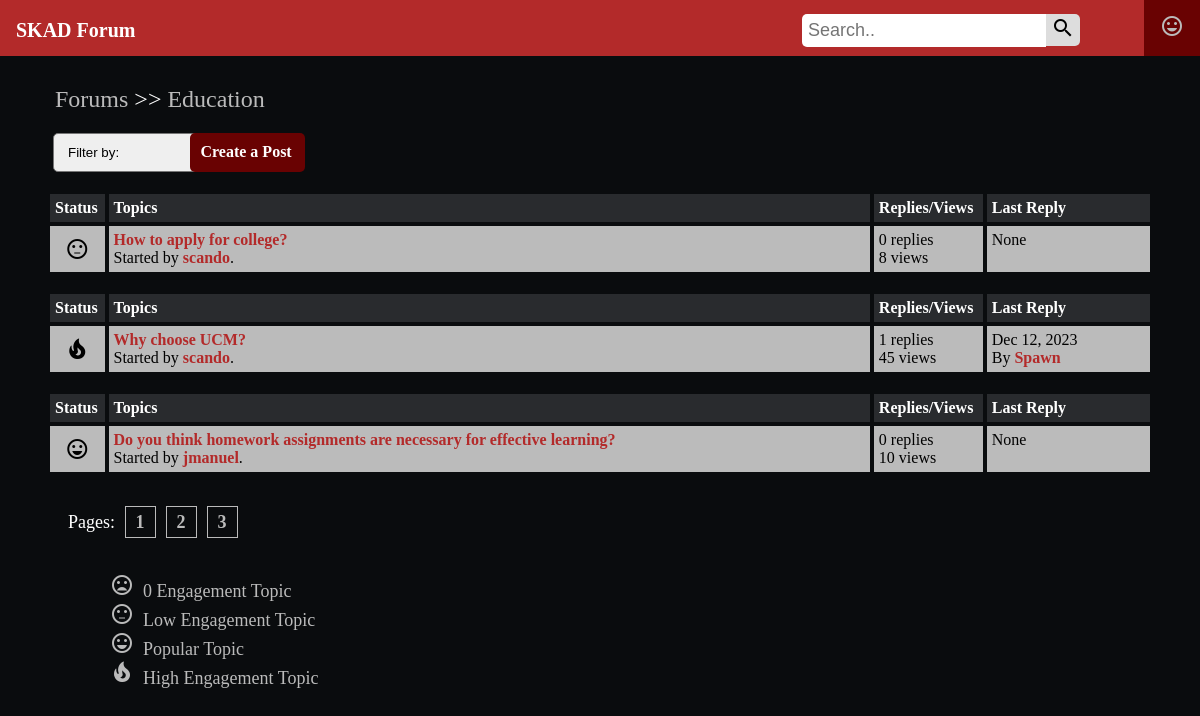
The app's page /posts/Education (signed in) with its own data.
### app.py (models this page shows, shortened)
class Post(db.Model):
    id = db.Column(db.Integer, primary_key=True)
    topic = db.Column(db.String(50), nullable=False)
    title = db.Column(db.String(250), nullable=False)
    content = db.Column(db.Text, nullable=False)
    timestamp = db.Column(db.DateTime, default=datetime.utcnow)
    view_count = db.Column(db.Integer, default=0)
    user_id = db.Column(db.Integer, db.ForeignKey('user.id'), nullable=False)
    comments = db.relationship('Comment', backref='post', lazy='dynamic')
    @property
    def reply_count(self):
        return self.comments.count()

class User(db.Model, UserMixin):
    id = db.Column(db.Integer, primary_key=True)
    username = db.Column(db.String(100), nullable=False, unique=True)
    firstname = db.Column(db.String(100), nullable=False)
    lastname = db.Column(db.String(100), nullable=False)
    password = db.Column(db.String(100), nullable=False)
    admins = db.Column(db.Boolean, default=False) #boolean for permissions, "true" or "1" if admin, "false" or "0" if not, will remove from choice just has to exist in db
    posts = db.relationship('Post', backref='author', lazy=True)

class Comment(db.Model):
    id = db.Column(db.Integer, primary_key=True)
    content = db.Column(db.Text, nullable=False)
    timestamp = db.Column(db.DateTime, default=datetime.utcnow)
    post_id = db.Column(db.Integer, db.ForeignKey('post.id'), nullable=False)
    user_id = db.Column(db.Integer, db.ForeignKey('user.id'), nullable=False)
    user = db.relationship('User', backref='comments')

### app.py (the view)
@app.route('/posts/<topic_name>')
@login_required
def topic_details(topic_name):
    posts = Post.query.filter_by(topic=topic_name).all()
    return render_template("posts.html", posts=posts, topic_name=topic_name, Comment=Comment)

### app.py (called while the page is built)
@login_manager.user_loader
def load_user(user_id):
    return User.query.get(int(user_id))

@app.before_request
def check_for_admin(*args, **kw):
    if request.path.startswith('/admin'):
        if not current_user.admins:
            return redirect(url_for('home'))

### templates/posts.html (shortened to what this page needs)
{% extends 'base.html' %}
{% block content %}
    <div class="container">
        {% for post in posts %}
        {% if loop.first %}
        <div class="navigate">
            <span><a href="{{ url_for('home') }}">Forums</a> >> <a href="{{ url_for('topic_details', topic_name=post.topic) }}">{{post.topic}}</a></span>
        </div>
        <div class="button-row">
            <form method="get" action="{{ url_for('posts_sort', topic_name=topic_name) }}" id="filterForm">
                <select name="sorting_criterion" id="sorting_criterion" onchange="document.getElementById('filterForm').submit()">
                    <option value="everything">Filter by:</option>
                </select>
            </form>
            <div class="create-button">
                <a class="create-post" href="{{ url_for('createpost') }}">Create a Post</a>
            </div>
        </div>
        {% endif %}
        <div class="posts-table">
            <div class="table-head">
                <div class="status">Status</div>
                <div class="topics">Topics</div>
                <div class="replies">Replies/Views</div>
                <div class="last-reply">Last Reply</div>
            </div>
            <div class="table-row">
                <div class="status center">
                    {% if post.view_count == 0 %}
                        <i class="material-icons">mood_bad</i>
                    {% elif post.view_count < 10 %}
                        <i class="material-icons">sentiment_neutral</i>
                    {% elif post.view_count < 20 %}
                        <i class="material-icons">sentiment_very_satisfied</i>
                    {% else %}
                        <i class="material-icons">local_fire_department</i>
                    {% endif %}
                </div>
                <div class="topics"><a href="{{ url_for('postdetails', post_id=post.id) }}">{{ post.title }}</a>
                    <br>
                    <span>Started by <b><a href="#">{{ post.author.username }}</a></b>.</span>
                </div>
                <div class="replies">
                    {{ post.reply_count }} replies <br> {{ post.view_count }} views
                </div>
                <div class="last-reply">
                    {% if post.comments.count() > 0 %}
                        {% set last_comment = post.comments.order_by(Comment.timestamp.desc()).first() %}
                        {{ last_comment.timestamp.strftime("%b %d, %Y") }}
                        <br>
                        By <b><a href="#">{{ last_comment.user.username }}</a></b>
                    {% else %}
                        None
                    {% endif %}
                    <br>
                </div>
            </div>
            <br>
            {% endfor %}
        </div>
    <div class="pagenums">
        Pages: <a href="#">1</a><a href="#">2</a><a href="#">3</a>
    </div>
    <div class="note center">
        <span>
            <i class="material-icons">mood_bad</i>&nbsp; 0 Engagement Topic <br>
        </span>
        <span>
            <i class="material-icons">sentiment_neutral</i>&nbsp; Low Engagement Topic <br>
        </span>
        <span>
            <i class="material-icons">sentiment_very_satisfied</i>&nbsp; Popular Topic <br>
        </span>
        <span>
            <i class="material-icons">local_fire_department</i>&nbsp; High Engagement Topic <br>
        </span>
    </div>
{% endblock content %}

### static/css/style.css (style rules this page uses)
* { box-sizing: border-box; }
html { font-size: 16px; background-color: #0a0c0e; color: white; }
a { color: #b32a2a; font-weight: bolder; text-decoration: none; }
.container { margin: 20px; padding: 20px; }
.button-row { display: grid; grid-template-columns: 12% 88%; }
.button-row select { margin-bottom: 20px; margin-left: 5px; padding: 10px; border-radius: 5px; }
.create-button { margin-bottom: 20px; margin-left: 10px; padding: 10px; background-color: #690202; border-radius: 5px; width: 115px; }
.create-post { color: white; font-size: 16px; }
.center { display: flex; justify-content: center; align-items: center; }
.table-head { display:flex; }
.table-head div { padding: 5px; margin: 2px; background-color: #292B2E; font-weight: bold; }
.table-head .status { flex: 5% }
.table-head .topics { flex: 70% }
.table-head .replies { flex: 10% }
.table-head .last-reply { flex: 15% }
.table-row { display: flex; }
.table-row .status, .table-row .topics, .table-row .replies, .table-row .last-reply { padding: 5px; margin: 2px; background-color: #bbbbbb; color:black; }
.table-row .status { flex: 5%; font-size: 30px; text-align: center; }
.table-row .topics { flex: 70% }
.table-row .replies { flex: 10% }
.table-row .last-reply { flex: 15% }
.pagenums { padding: 20px; font-size: 18px; }
.pagenums a { color:#bbbbbb; margin-inline: 5px; padding: 5px 10px; border: solid 0.5px #bbbbbb; }
.navigate { margin-block: 20px; margin-left:7px; font-weight: lighter; font-size: 24px; }
.navigate a { color: #bbbbbb; }
.note { padding: 20px; display: block; margin-left: 42px; }
.note span { font-size: 18px; margin-block: 5px; color: #bbbbbb; }

### records on screen
Post: topic "Education", title "How to apply for college?", author.username "scando", reply_count "0", view_count "8", shows "None"
Post: title "Why choose UCM?", author.username "scando", reply_count "1", view_count "45"
Comment: timestamp "Dec 12, 2023"
User: user.username "Spawn"
Post: title "Do you think homework assignments are necessary for effective learning?", author.username "jmanuel", reply_count "0", view_count "10", shows "None"
